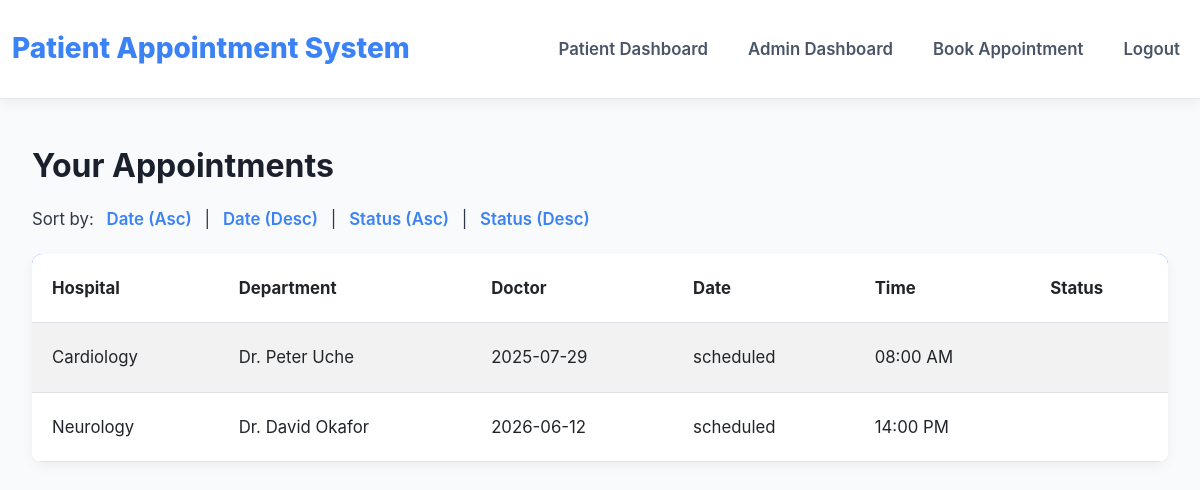
The page /patient (signed in) on the database its author committed.
### tables this page shows
CREATE TABLE appointments 
                         (id INTEGER PRIMARY KEY AUTOINCREMENT, patient_id INTEGER, hospital_id INTEGER, department_id INTEGER, 
                          doctor_id INTEGER, slot_time TEXT, date TEXT, no_show_prob REAL, reschedule_prob REAL, status TEXT,
                          FOREIGN KEY (patient_id) REFERENCES users(id),
                          FOREIGN KEY (hospital_id) REFERENCES hospitals(id),
                          FOREIGN KEY (department_id) REFERENCES departments(id),
                          FOREIGN KEY (doctor_id) REFERENCES doctors(id));

CREATE TABLE departments 
                         (id INTEGER PRIMARY KEY AUTOINCREMENT, hospital_id INTEGER, name TEXT,
                          FOREIGN KEY (hospital_id) REFERENCES hospitals(id));

CREATE TABLE doctors 
                         (id INTEGER PRIMARY KEY AUTOINCREMENT, hospital_id INTEGER, department_id INTEGER, name TEXT,
                          FOREIGN KEY (hospital_id) REFERENCES hospitals(id),
                          FOREIGN KEY (department_id) REFERENCES departments(id));

### app.py (the view)
@app.route('/patient', endpoint='patient_dashboard')
@login_required('patient')
def patient_dashboard():
    user_id = session['user_id']
    sort_by = request.args.get('sort_by', 'date')
    sort_order = request.args.get('sort_order', 'asc')
    query = """SELECT a.id, h.name AS hospital_name, d.name AS department_name, doc.name AS doctor_name, a.slot_time, a.date, a.status
               FROM appointments a
               JOIN hospitals h ON a.hospital_id = h.id
               JOIN departments d ON a.department_id = d.id
               JOIN doctors doc ON a.doctor_id = doc.id
               WHERE a.patient_id = ?"""
    if sort_by in ['date', 'status']:
        query += f" ORDER BY {sort_by} {'ASC' if sort_order == 'asc' else 'DESC'}"
    appointments = query_db(query, (user_id,))
    reordered_appointments = [
        (appt['hospital_name'], appt['department_name'], appt['doctor_name'], appt['date'], appt['slot_time'], appt['status'])
        for appt in appointments
    ]
    return render_template('patient.html', appointments=reordered_appointments, user=session.get('user_id'), role=session.get('role'))

### app.py (called while the page is built, shortened)
def login_required(role=None):
    def wrapper(fn):
        @wraps(fn)
        def decorated_view(*args, **kwargs):
            app.logger.debug(f"Login required check: user_id={session.get('user_id')}, role={session.get('role')}, required_role={role}")
            if not session.get('user_id'):
                flash("Please log in to access this page.", "danger")
                return redirect(url_for('login'))
            if role and session.get('role') != role:
                flash(f"Please log in as a {role} to view this page.", "danger")
                return redirect(url_for('login'))
            return fn(*args, **kwargs)
        return decorated_view
    return wrapper

def get_sqlite_conn():
    try:
        conn = sqlite3.connect("database.db")
        conn.row_factory = sqlite3.Row
        return conn
    except sqlite3.Error as e:
        app.logger.error(f"Failed to connect to SQLite database: {e}")
        raise

def query_db(query, args=(), one=False, commit=False):
    if DB_TYPE == "sqlite":
        conn = get_sqlite_conn()
        try:
            c = conn.cursor()
            c.execute(query, args)
            if commit:
                conn.commit()
            rv = c.fetchall()
            if rv:
                columns = [desc[0] for desc in c.description]
                rv = [dict(zip(columns, row)) for row in rv]
                return rv[0] if one else rv
            return None if one else []
        except sqlite3.Error as e:
            app.logger.error(f"SQLite query error: {e}")
            raise
        finally:
            conn.close()
    else:
        raise Exception("Database not configured properly")

### templates/patient.html (shortened to what this page needs)
<!DOCTYPE html>
<html lang="en">
<head>
    <link href="https://cdn.jsdelivr.net/npm/bootstrap@5.3.0/dist/css/bootstrap.min.css" rel="stylesheet">
    <link rel="stylesheet" href="{{ url_for('static', filename='css/style.css') }}">
</head>
<body>
    <nav class="navbar navbar-expand-lg">
    <div class="container-fluid">
        <a class="navbar-brand" href="{{ url_for('index') }}">Patient Appointment System</a>
        <div class="collapse navbar-collapse" id="navbarNav">
            <ul class="navbar-nav ms-auto">
                <li class="nav-item">
                    <a class="nav-link" href="{{ url_for('patient_dashboard') }}">Patient Dashboard</a>
                </li>
                <li class="nav-item">
                    <a class="nav-link" href="{{ url_for('admin_dashboard') }}">Admin Dashboard</a>
                </li>
                {% if user %}
                    <li class="nav-item">
                        <a class="nav-link" href="{{ url_for('book_appointment') }}">Book Appointment</a>
                    </li>
                    <li class="nav-item">
                        <a class="nav-link" href="{{ url_for('logout') }}">Logout</a>
                    </li>
                {% endif %}
            </ul>
        </div>
    </div>
</nav>
    <div class="container">
        <h2>Your Appointments</h2>
        <p>Sort by:
            <a href="{{ url_for('patient_dashboard', sort_by='date', sort_order='asc') }}">Date (Asc)</a> |
            <a href="{{ url_for('patient_dashboard', sort_by='date', sort_order='desc') }}">Date (Desc)</a> |
            <a href="{{ url_for('patient_dashboard', sort_by='status', sort_order='asc') }}">Status (Asc)</a> |
            <a href="{{ url_for('patient_dashboard', sort_by='status', sort_order='desc') }}">Status (Desc)</a>
        </p>
        <table class="table table-striped">
            <thead>
                <tr>
                    <th>Hospital</th>
                    <th>Department</th>
                    <th>Doctor</th>
                    <th>Date</th>
                    <th>Time</th>
                    <th>Status</th>
                </tr>
            </thead>
            <tbody>
                {% for appt in appointments %}
                <tr>
                    <td>{{ appt[1] }}</td>
                    <td>{{ appt[2] }}</td>
                    <td>{{ appt[3] }}</td>
                    <td>{{ appt[5] }}</td>
                    <td>{{ appt[4] }}</td>
                    <td>{{ appt[6] }}</td>
                </tr>
                {% endfor %}
            </tbody>
        </table>
    </div>
</body>
</html>

### static/css/style.css (style rules this page uses)
* { margin: 0; padding: 0; box-sizing: border-box; }
body { font-family: 'Inter', -apple-system, BlinkMacSystemFont, 'Segoe UI', Roboto, sans-serif; line-height: 1.7; color: #2d3748; background-color: #f9fafb; min-height: 100vh; }
h1, h2, h3, h4 { font-weight: 700; color: #1a202c; }
h2 { font-size: 2rem; margin-bottom: 1.25rem; }
p { margin-bottom: 1.25rem; font-size: 1.05rem; }
.navbar { background-color: #ffffff; box-shadow: 0 4px 12px rgba(0, 0, 0, 0.05); padding: 1.25rem 0; border-bottom: 1px solid #e2e8f0; }
.navbar-brand { font-size: 1.75rem; font-weight: 800; color: #3b82f6; transition: color 0.3s ease; }
.navbar-nav .nav-link { color: #4a5568; font-weight: 600; font-size: 1.05rem; margin-left: 1.5rem; transition: color 0.3s ease; }
.container { max-width: 1280px; margin: 3rem auto; padding: 0 2rem; }
.table { background-color: #ffffff; border-radius: 10px; overflow: hidden; box-shadow: 0 4px 12px rgba(0, 0, 0, 0.05); margin-bottom: 2rem; }
.table th, .table td { padding: 1.25rem; vertical-align: middle; font-size: 1.05rem; }
.table thead { background-color: #3b82f6; color: #ffffff; }
.table-striped tbody tr:nth-of-type(odd) { background-color: #f9fafb; }
p a { color: #3b82f6; text-decoration: none; font-weight: 600; margin: 0 8px; transition: color 0.3s ease; }

### rows shown on the page
appointments: name "Cardiology", name "Dr. Peter Uche", date "2025-07-29", status "scheduled", slot_time "08:00 AM"
appointments: name "Neurology", name "Dr. David Okafor", date "2026-06-12", status "scheduled", slot_time "14:00 PM"
